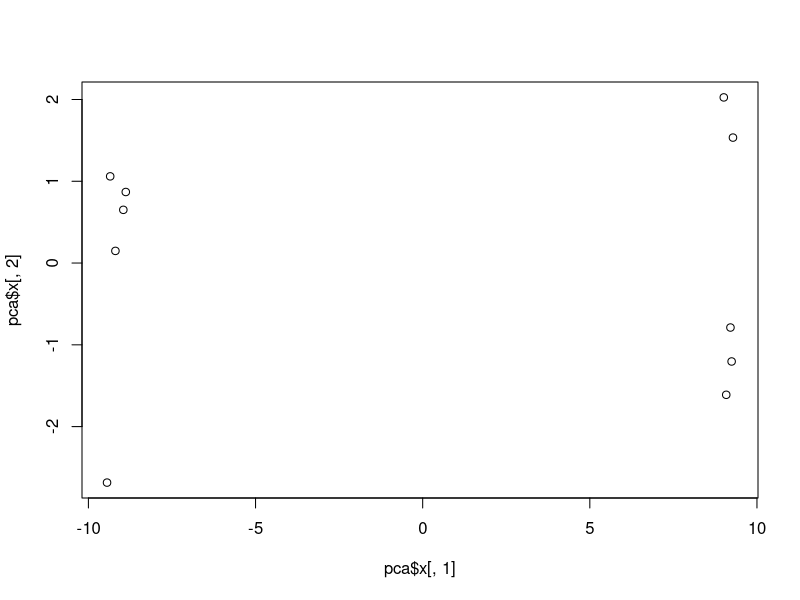
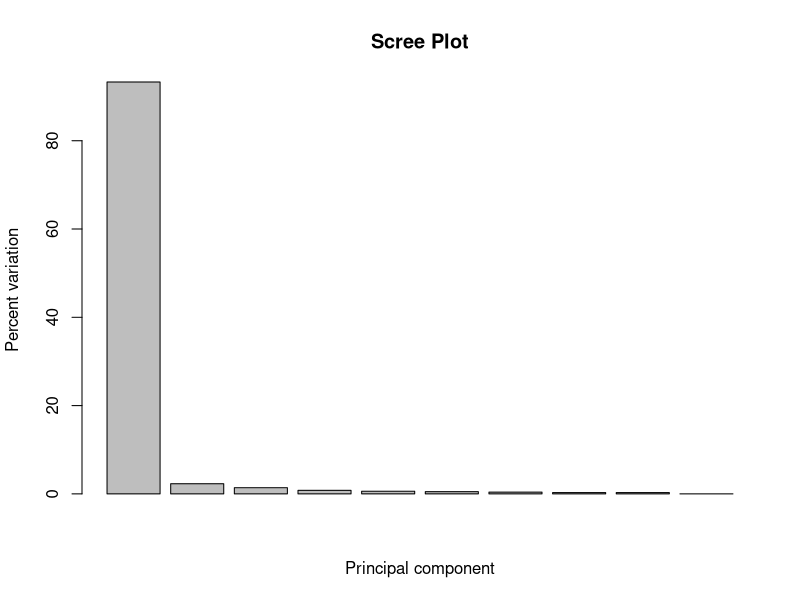
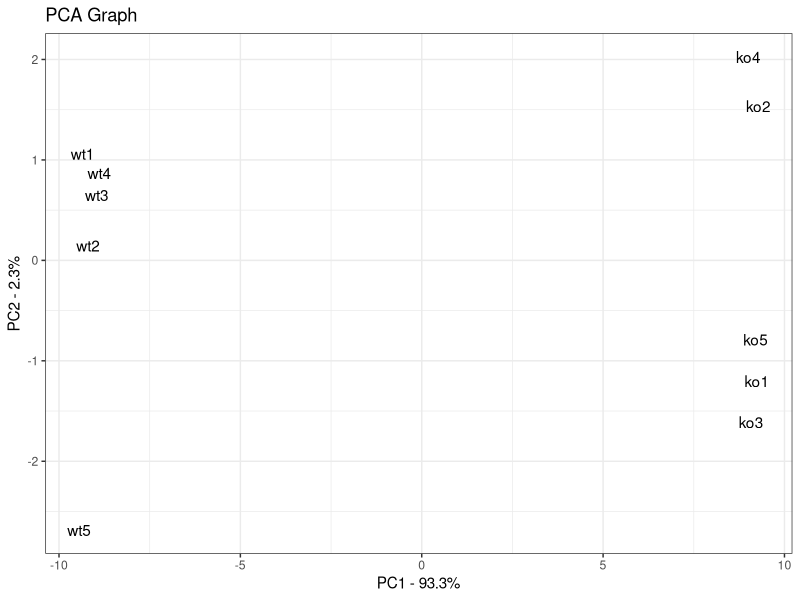

Reproduce these figures in R, in order.
# Tutorial used: https://youtu.be/0Jp4gsfOLMs?si=JkB6ruQhFoga3X8C

dataMatrix <- matrix(nrow=100, ncol=10)
# Naming the columns
colnames(dataMatrix) <- c(  
  paste("wt", 1:5, sep=""),
  paste("ko", 1:5, sep=""))
# Naming the rows
rownames(dataMatrix) <- paste("gene", 1:100, sep="")

# Fake read counts
for (i in 1:100) {
  wtValues <- rpois(5, lambda=sample(x=10:1000, size=1))
  koValues <- rpois(5, lambda=sample(x=10:1000, size=1))
  
  dataMatrix[i,] <- c(wtValues, koValues)
}

# First six rows of the data
head(dataMatrix)

# Calling prcomp() to do a PCA on the data
# The goal is to draw a graph that shows how the samples are related
# By default, it expects samples to be rows and genes to be columns
# So the data is here transposed using the t() function
# If data isn't transposed, the graph will show how the
# genes are related to each other
# prcomp() returns three things:
#   x: contains pr. comp. for drawing a graph. The no. of samples = no. of PC's
#   sdev: standard deviation, gives information about amount of variation per PC
#   rotation: loading scores
pca = prcomp(t(dataMatrix), scale=TRUE)

# Using the first two PC's to draw a 2d plot
plot(pca$x[,1], pca$x[,2], )

# To get a sense of how meaningful the clusters are, let's see how much variation 
# they account for, using the square of sdev.
pcaVar <- pca$sdev^2

# Percentages are more useful, so these are calculated and plotted
pcaVarPer <- round(pcaVar/sum(pcaVar)*100, 1)
barplot(pcaVarPer, main="Scree Plot", xlab="Principal component", ylab="Percent variation")

# ggplot2 can be used to make a fancy PCA plot
library(ggplot2)
pcaData <- data.frame(Sample=rownames(pca$x),
                      X=pca$x[,1],
                      Y=pca$x[,2])
pcaData

# Creating the plot
ggplot(data=pcaData, aes(x=X, y=Y, label=Sample)) + 
  geom_text() +
  xlab(paste("PC1 - ", pcaVarPer[1], "%", sep="")) +
  ylab(paste("PC2 - ", pcaVarPer[2], "%", sep="")) +
  theme_bw() +
  ggtitle("PCA Graph")

# To see which genes have the largest effect on where the samples are plotted
loadingScores <- pca$rotation[,1]
# Using the abs() function to sort values on magnitude instead of high-low
geneScores <- abs(loadingScores)
geneScoresRanked <- sort(geneScores, decreasing=TRUE)
Top10Genes <- names(geneScoresRanked[1:10])

# Showing the genes
Top10Genes
# Show the scores and +/- sign
# Positive genes push samples to the right, negative to the left
pca$rotation[Top10Genes,1] 
